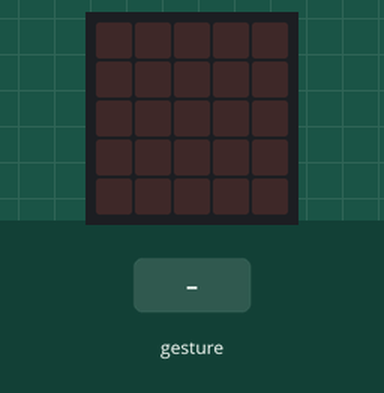
The program below on a simulated BBC micro:bit running MicroPython. On the bench: the board's 5×5 LED display. The test bench sets the inputs (shaded band). Random numbers come from a fixed seed; a tilt is held for 1.5 s and a shake lasts 1 s, then the board lies face up again.

Above: at 1.2 s.
1.3 s: gesture 'shake'
At 2.2 s:
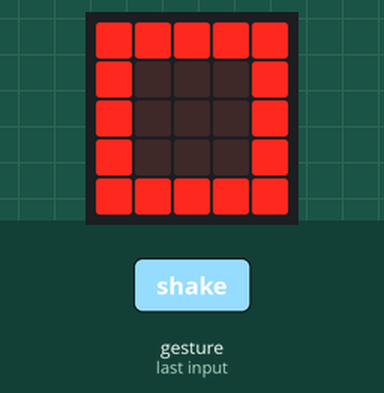
3.0 s: gesture 'shake'
At 3.5 s:
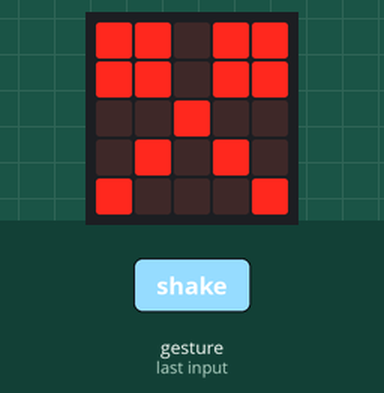
Timing chart, 0 to 6.0 s (numbered marks = the images above; inputs shaded):
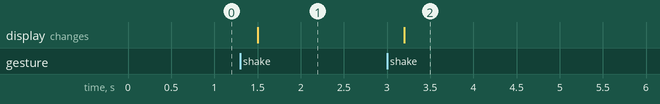

The program:

20210223_slowsps.py
```python
# 20210223 - Slow Scissors Paper Stone
# In this code, it checks for gestures but it does not count "mini-shakes".

from microbit import *
import random

scissors = Image("99099:99099:00900:09090:90009")

while True:
    if accelerometer.was_gesture("shake"):
        hand=str(random.randint(1,3))
        if hand == "1":
            display.show(Image.SQUARE)
        elif hand=="2":
            display.show(Image.SQUARE_SMALL)
        else:
            display.show(scissors)
```

Measured:
- after the input at 1.3 s, the display: changes after 0.20 s (image 1)
- after the input at 3.0 s, the display: changes after 0.20 s (image 2)
